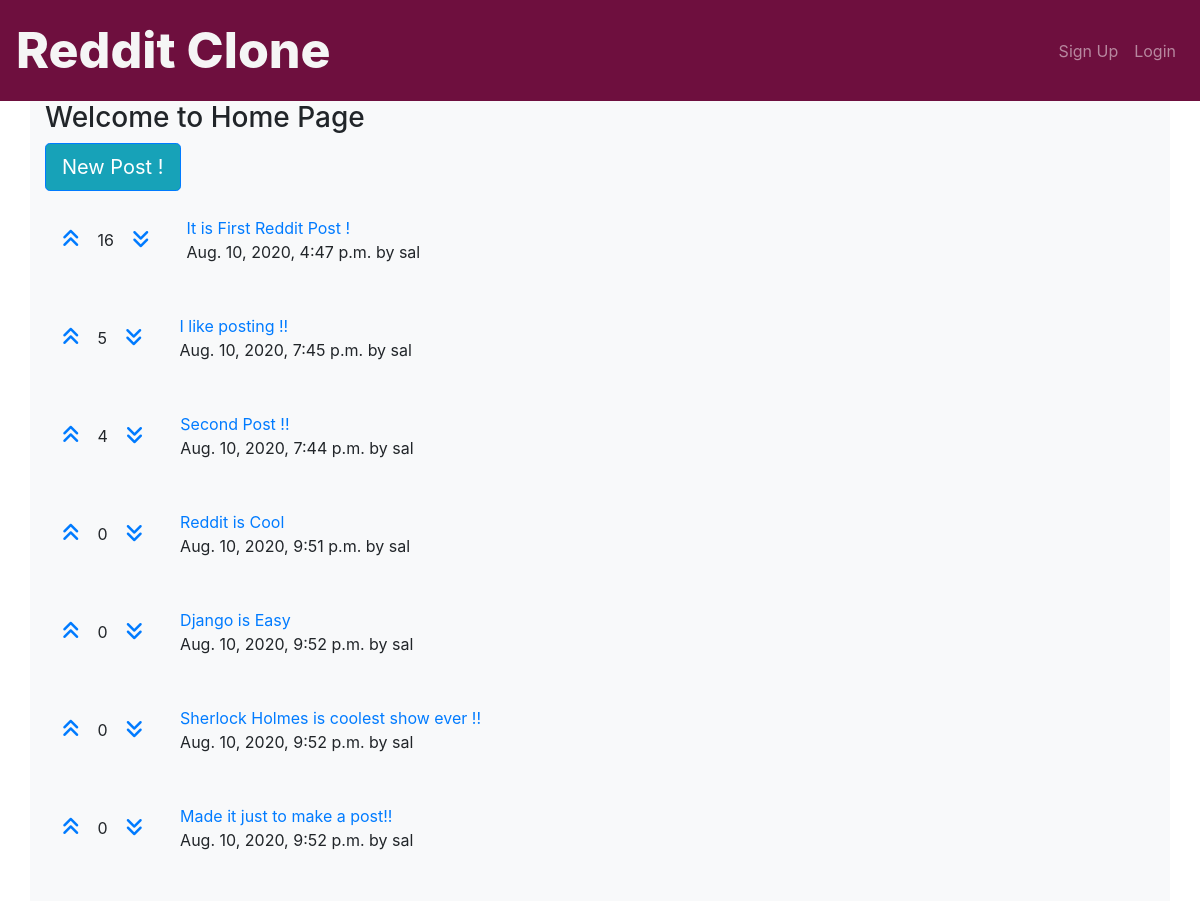
The page / on the database its author committed.
### posts/models.py (models this page shows)
class Post(models.Model):
    title = models.CharField(max_length=200)
    url = models.TextField()
    pub_date = models.DateTimeField()
    author = models.ForeignKey(User,
    on_delete=models.CASCADE,)    # To refer to models defined in another application we can use Foreign Key
    votes_total = models.IntegerField(default=0)

### posts/views.py (the view)
# urls.py: 2. Add a URL to urlpatterns:  path('', views.home, name='home')
def home(request):
    posts = Post.objects.order_by('-votes_total')
    return render(request, 'posts/home.html', {'posts' : posts})

### posts/templates/posts/home.html (shortened to what this page needs)
{% extends 'base.html' %}
{% block content %}
<h3> Welcome to Home Page</h3>
<a href="{% url 'posts:create' %}" class="btn btn-primary btn-lg bg-info">New Post !</a>
<br/>
<br/>
{% for post in posts.all %}
<table>
    <tr>
        <td><a class="nav-link" href="#" onClick="document.getElementById('upvote{{ post.id }}').submit()"><i class='fas fa-angle-double-up' style='font-size:20px'></i></a></td><td> {{ post.votes_total }} </td><td><a class="nav-link" href="#" onClick="document.getElementById('downvote{{ post.id }}').submit()"><i class='fas fa-angle-double-down' style='font-size:20px'></i></a></td>
        <td style="padding-left: 20px;"><a href="{{ post.url }}">{{ post.title }}</a><br/>{{ post.pub_date }} by {{ post.author }}</td>
    </tr>
</table>
<br/>
<br/>
{% endfor %}
{% endblock %}

### rows shown on the page
Post: votes_total "16", title "It is First Reddit Post !", pub_date "Aug. 10, 2020, 4:47 p.m.", author "sal"
Post: votes_total "5", title "I like posting !!", pub_date "Aug. 10, 2020, 7:45 p.m.", author "sal"
Post: votes_total "4", title "Second Post !!", pub_date "Aug. 10, 2020, 7:44 p.m.", author "sal"
Post: votes_total "0", title "Reddit is Cool", pub_date "Aug. 10, 2020, 9:51 p.m.", author "sal"
Post: votes_total "0", title "Django is Easy", pub_date "Aug. 10, 2020, 9:52 p.m.", author "sal"
Post: votes_total "0", title "Sherlock Holmes is coolest show ever !!", pub_date "Aug. 10, 2020, 9:52 p.m.", author "sal"
Post: votes_total "0", title "Made it just to make a post!!", pub_date "Aug. 10, 2020, 9:52 p.m.", author "sal"
